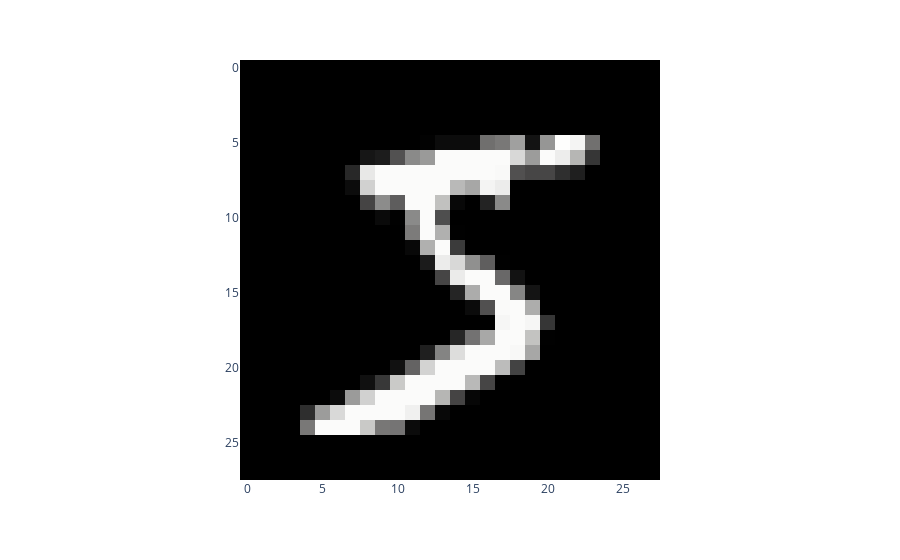

Write notebook code for a chart like this one.
### Code cell
import plotly.express as px

px.imshow(x_example[0, :], color_continuous_scale="gray").update_layout(
    coloraxis_showscale=False
)

### Figure 1 — Plotly figure (JSON) as saved in the notebook; plotly's stock layout.template omitted (floating-point values rounded to 4 significant figures; data arrays with more than 128 entries replaced by an {"elided": "..."} marker saying what was removed)
{"data": [{"coloraxis": "coloraxis", "hovertemplate": "x: %{x}<br>y: %{y}<br>color: %{z}<extra></extra>", "name": "0", "type": "heatmap", "xaxis": "x", "yaxis": "y", "z": {"elided": "28x28 float values"}}], "layout": {"coloraxis": {"colorscale": [[0, "rgb(0, 0, 0)"], [0.09091, "rgb(16, 16, 16)"], [0.1818, "rgb(38, 38, 38)"], [0.2727, "rgb(59, 59, 59)"], [0.3636, "rgb(81, 80, 80)"], [0.4545, "rgb(102, 101, 101)"], [0.5455, "rgb(124, 123, 122)"], [0.6364, "rgb(146, 146, 145)"], [0.7273, "rgb(171, 171, 170)"], [0.8182, "rgb(197, 197, 195)"], [0.9091, "rgb(224, 224, 223)"], [1, "rgb(254, 254, 253)"]], "showscale": false}, "margin": {"t": 60}, "xaxis": {"anchor": "y", "constrain": "domain", "domain": [0, 1], "scaleanchor": "y"}, "yaxis": {"anchor": "x", "autorange": "reversed", "constrain": "domain", "domain": [0, 1]}}}
